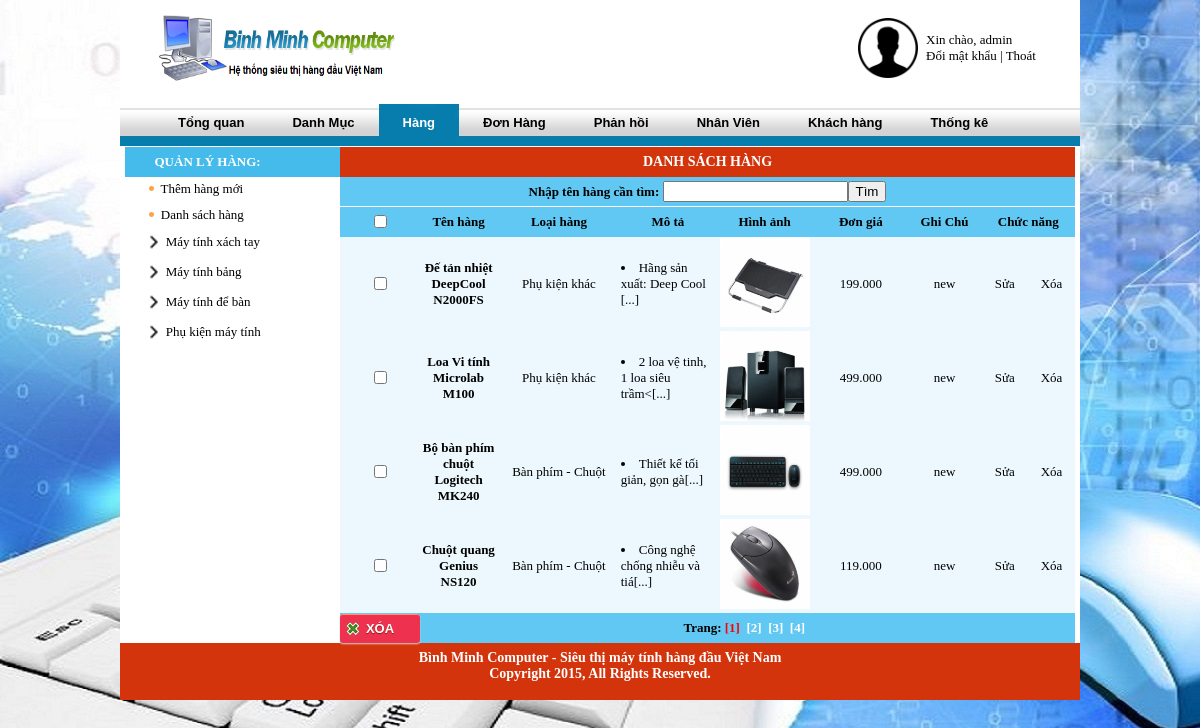
Screenshot of /admin/?m=hang&page=ds-hang (signed in) with the database file from the repository.
### tables this page shows
CREATE TABLE IF NOT EXISTS `nhomhang` (
  `id_nhom` int(10) NOT NULL,
  `tennhom` varchar(255) NOT NULL,
  PRIMARY KEY (`id_nhom`)
);

CREATE TABLE IF NOT EXISTS `hang` (
  `id_hang` int(20) NOT NULL AUTO_INCREMENT,
  `id_loai` int(10) NOT NULL,
  `tenhang` text NOT NULL,
  `mota` text NOT NULL,
  `hinhanh` text NOT NULL,
  `dongia` int(15) NOT NULL,
  `ghichu` text NOT NULL,
  `soluong` int(100) NOT NULL,
  `mancc` int(20) NOT NULL,
  PRIMARY KEY (`id_hang`)
);

CREATE TABLE IF NOT EXISTS `loaihang` (
  `id_loai` int(10) NOT NULL,
  `id_nhom` int(11) NOT NULL,
  `tenloaisp` text NOT NULL,
  `ghichu` varchar(255) NOT NULL,
  PRIMARY KEY (`id_loai`)
);

### admin/include/menu-tree.php (the view, shortened to what this page needs)
<table border="0" cellpadding="0" cellspacing="0">
<?php
	$sql=mysql_query("select * from nhomhang");
	$i=1;
	while($r=mysql_fetch_array($sql))
	{
		$tennhom=$r["tennhom"];$id_nhom=$r["id_nhom"];
		echo "<tr><td>
		<div style=\"padding-left:20px;\">
		<table border=0 cellspacing=0 cellpadding=0 >
		<tr><td height=30px width=100%>
		<a onclick=\"danhmuc($i);\"> </a>
		<img src=\"../admin/img/file_uf.gif\" style=\"margin: -6px -1px\" width=20 height=20 />
		<a style=\"color:#000000\" onclick='danhmuc($i);' onMouseOver=\"style.color='#0099CC'\" onMouseOut=\"style.color='#000000'\">$tennhom</a>
		</td></tr>
		</table>
		</div>";
		echo "</td></tr>";
		$i++;
	}
?>
</table>

### admin/include/ds-hang.php (shortened to what this page needs)
<form method="post" id="frm" name="Form">
<table width="735" border="0" cellspacing="0" cellpadding="0">
  <tr>
    <td colspan="9" class="tieude" align="center">DANH SÁCH HÀNG</td>
  </tr>
  <tr class="dau">
    <td style="border-bottom:1px solid white;"  align="center" colspan="9">Nhập tên hàng cần tìm: <input type="text" name="timkiem" /><input onclick ="return checktim();" type="submit" value="Tìm"/> </td>
  </tr>
  <tr class="dau">
    <td align="center" width="50"><input id="selectall" type="checkbox"></td>
    <td align="center" width="80"> Tên hàng </td>
    <td align="center" width="135"> Loại hàng </td>
    <td align="center" width="100"> Mô tả </td>
    <td align="center" width="100"> Hình ảnh </td>
    <td align="center" width="100"> Đơn giá  </td>
    <td align="center" width="80"> Ghi Chú </td>
    <td align="center" colspan="2" width="100" > Chức năng </td>
  </tr>
  <?php
		$timkiem = $_POST['timkiem'];
		$idl=$_GET["idl"];
		if(isset($_REQUEST["timkiem"])){
			$kq="select count(*) from hang where hinhanh like '%".$timkiem."%' OR tenhang like '%".$timkiem."%' OR mota like '%".$timkiem."%' ";
		}
		else  if(isset($_REQUEST["idl"])){
	        $kq=mysql_query("select count(*) from hang,loaihang where hang.id_loai=loaihang.id_loai and hang.id_loai=$idl"); }
		else{
	        $kq=mysql_query("select count(*) from hang"); }
        $r=mysql_fetch_array($kq);
        $numrow=$r[0];
        $pagesize=4;
        $pagecount=ceil($numrow/$pagesize);
        $segsize=5;
        if(!isset($_GET["p"]))
			 $curpage=1;
        else
        	 $curpage=$_GET["p"];
        $numseg=($pagecount % $segsize==0)?($pagecount/$segsize):(int)($pagecount/$segsize+1);
        $curseg=($curpage % $segsize==0)?($curpage/$segsize):(int)($curpage/$segsize+1);
		$k=($curpage-1)*$pagesize;
		if(isset($_REQUEST["timkiem"])){
			$sql3="select * from hang where hinhanh like '%".$timkiem."%' OR tenhang like '%".$timkiem."%' OR mota like '%".$timkiem."%' order by id_hang desc ";
		}
		else  if(isset($_REQUEST["idl"])){
			$sql3="select hang.*,loaihang.id_loai,loaihang.tenloaisp from hang,loaihang where hang.id_loai=loaihang.id_loai and hang.id_loai=$idl order by id_hang desc limit $k,$pagesize";
			}
		else{
			$sql3="select * from hang order by id_hang desc limit $k,$pagesize";}
		$kq3=mysql_query($sql3);
		if(!$kq3)
			echo "<center>Không có sản phẩm nào</center>";
		else{
		while($r3=mysql_fetch_array($kq3))
		{
			$tensp=$r3['tenhang']; $mota=$r3['mota'] ; $ghichu=$r3["ghichu"];
			$hinh=$r3['hinhanh'] ; $gia=number_format($r3['dongia'],0,'','.') ;$id=$r3["id_hang"];
			$sql2="select * from loaihang,hang where loaihang.id_loai=hang.id_loai and hang.id_hang='$id'";
			$kq2=mysql_query($sql2);
			while($r2=mysql_fetch_array($kq2))
			{
				$tenloaisp=$r2["tenloaisp"];
				$mota=$r2["mota"];
  ?>
  <tr class="noidung">
  <td width="50"  align="center">
  <input type="checkbox" name="chon[]" class="checkbox1" value="<?php echo $id; ?>"/></td>
    <td width="80" align="center"><b><?php echo "$tensp"; ?></b></td>
    <td width="135" align="center"><?php echo "$tenloaisp"; ?></td>
    <td width="100"><?php echo substr($mota,0,40).'[...]'; ?></td>
    <td width="100" align="center"><img src="../hinhanh/thumb/<?php echo "$hinh"; ?>" width="90" height="90"></div></td>
	<td width="100" align="center"><?php echo "$gia"; ?></td>
	<td width="80" align="center" ><?php echo "$ghichu"; ?></td>
    <td width="50" align="center"><a href="?m=hang&page=cap-nhat-hang&id=<?php echo $id; ?>">Sửa</a></td>
    <td width="50" align="center" ><a href="?m=hang&page=xoa-hang&id=<?php echo $id; ?>" onclick="return check();">Xóa</a>
    </td>
  </tr>
 <?php
	  		}
		}
		}
 ?>
<tr class=dau>
<td>
<input type="button" class="button del" onclick="return ht();" value="Xóa" />
  </td>
  <td colspan="9" style="text-align: center;">
 <?php
    if($numrow==0)
		echo "";
	else{
	 echo 'Trang: ';
	if(isset($_REQUEST["idl"])){
		if($curseg>1)
			echo "<a href='?m=h&page=ds-hang&idl=$idl&p=".(($curseg-1)*$segsize)."'><b>Previous</b></a> &nbsp;";
			$n=$curseg*$segsize<=$pagecount?$curseg*$segsize:$pagecount;
			for($i=($curseg-1)*$segsize+1;$i<=$n;$i++)
			{
				if($curpage==$i)
					echo "<a href='?m=hang&page=ds-hang&idl=$idl&p=".$i."'><font color='#FF0000'>[".$i."]</font></a> &nbsp;";
				else
					echo "<a href='?m=hang&page=ds-hang&idl=$idl&p=".$i."'><font color='#000'>[".$i."]</font></a> &nbsp;";
			}
			if($curseg<$numseg)
			echo "<a href='?m=hang&page=ds-hang&idl=$idl&p=".(($curseg*$segsize)+1)."'><b>Next</b></a> &nbsp;";
	}
	else{
			$n=$curseg*$segsize<=$pagecount?$curseg*$segsize:$pagecount;
			for($i=($curseg-1)*$segsize+1;$i<=$n;$i++)
			{
				if($curpage==$i)
					echo "<a href='?m=hang&page=ds-hang&p=".$i."'><font color='#FF0000'>[".$i."]</font></a> &nbsp;";
				else
					echo "<a href='?m=hang&page=ds-hang&p=".$i."'><font color='#FFF'>[".$i."]</font></a> &nbsp;";
			}
	}
	}
?>
    </td>
  </tr>

### admin/css/main.css (style rules this page uses)
body { background-repeat: repeat-y; margin-left: 0px; margin-top: 0px; margin-right: 0px; margin-bottom: 0px; text-align: center; font-family:Tahoma; font-size:13px; background:url('/admin/img/bg.jpg'); background-attachment: fixed; }
a:link { text-decoration: none; color:#000000; }
.button { border:none!important; border-style: None; text-decoration: none; min-width: 80px; height: 29px; text-align: center; font: bold 13px arial; background: #EE314F!important; color: #ffffff; border-radius: 3px; -moz-border-radius: 3px; -khtml-border-radius: 3px; -webkit-border-radius: 3px; -moz-box-shadow: 0px 3px 0px #ae0c25; -webkit-box-shadow: 0px 3px 0px #ae0c25; cursor:pointer; text-transform: uppercase; }
.button { border-color: #d1371c #d1371c #9f220d; text-shadow: 0 1px 1px #961a07; box-shadow: 0 1px 2px #d6d6d6, inset 0 1px 0 #ff9573; }
input.button.del { background-position: 5px 7px!important; background-image: url(../img/delete.png)!important; background-repeat: no-repeat!important; }
.tieude { color:#FFFFFF; font-family:Tahoma; font-size: 14px; font-weight:bold; background-color:#d4340c;height:30px; }
tr.noidung { background: none repeat scroll 0% 0% #ECF8FD; border-top: 1px solid #FFF; height:30px; }
tr.dau { height:30px; background: none repeat scroll 0% 0% #60C8F2; font-weight: bold; }

### rows the page displays
nhomhang: tennhom "Máy tính xách tay"
nhomhang: tennhom "Máy tính bảng"
nhomhang: tennhom "Máy tính để bàn"
nhomhang: tennhom "Phụ kiện máy tính"
hang: tenhang "Đế tản nhiệt DeepCool N2000FS", id_loai.tenloaisp "Phụ kiện khác", mota "Hãng sản xuất: Deep Cool", hinhanh (picture), dongia "199.000", ghichu "new"
hang: tenhang "Loa Vi tính Microlab M100", id_loai.tenloaisp "Phụ kiện khác", mota "2 loa vệ tinh, 1 loa siêu trầm<", hinhanh (picture), dongia "499.000", ghichu "new"
hang: tenhang "Bộ bàn phím chuột Logitech MK240", id_loai.tenloaisp "Bàn phím - Chuột", mota "Thiết kế tối giản, gọn gà", hinhanh (picture), dongia "499.000", ghichu "new"
hang: tenhang "Chuột quang Genius NS120", id_loai.tenloaisp "Bàn phím - Chuột", mota "Công nghệ chống nhiễu và tiá", hinhanh (picture), dongia "119.000", ghichu "new"

### other values shown
$_SESSION['useradmin'] "admin"
